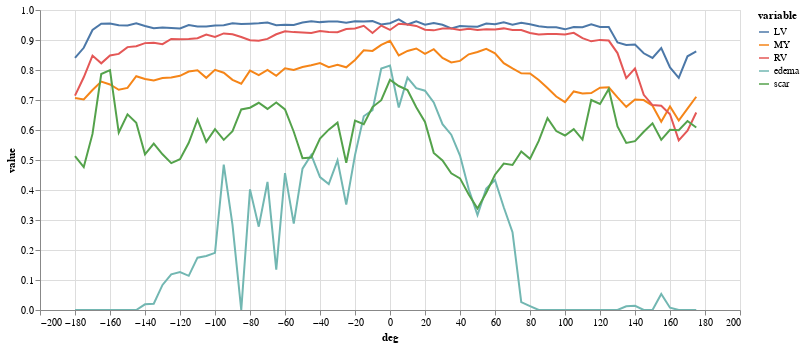

The cell this chart's notebook holds for it:
### Code cell
(alt
 .Chart(results.melt(id_vars=['deg'],value_vars=['LV','MY','RV','edema','scar']))
 .mark_line()
 .encode(
     x="deg",
     y="value",
     color="variable",
     tooltip="value"
 )
 .properties(width=700,height=300)
 .interactive()
)

### Figure 1 — Vega-Lite specification as saved in the notebook (floating-point values rounded to 4 significant figures; data arrays with more than 128 entries replaced by an {"elided": "..."} marker saying what was removed)
{"config": {"view": {"continuousWidth": 400, "continuousHeight": 300}}, "data": {"name": "data-7ecdca41c8dbdaf2595c7dc3f1609cc7"}, "mark": "line", "encoding": {"color": {"type": "nominal", "field": "variable"}, "tooltip": {"type": "quantitative", "field": "value"}, "x": {"type": "quantitative", "field": "deg"}, "y": {"type": "quantitative", "field": "value"}}, "height": 300, "selection": {"selector001": {"type": "interval", "bind": "scales", "encodings": ["x", "y"]}}, "width": 700, "$schema": "https://vega.github.io/schema/vega-lite/v4.0.2.json", "datasets": {"data-7ecdca41c8dbdaf2595c7dc3f1609cc7": {"elided": "360 records"}}}
